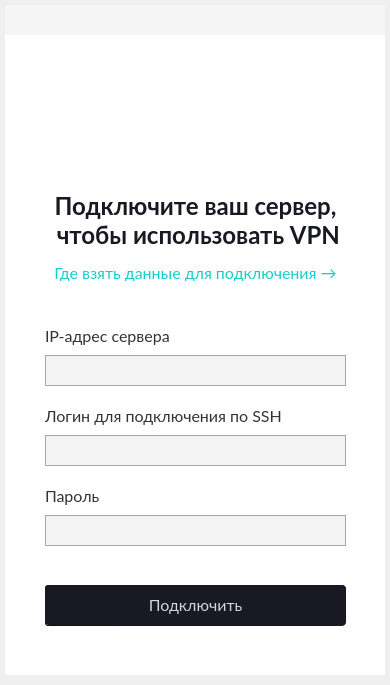
<?xml version="1.0" encoding="UTF-8"?>
<ui version="4.0">
 <class>MainWindow</class>
 <widget class="QMainWindow" name="MainWindow">
  <property name="geometry">
   <rect>
    <x>0</x>
    <y>0</y>
    <width>390</width>
    <height>685</height>
   </rect>
  </property>
  <property name="windowTitle">
   <string/>
  </property>
  <property name="styleSheet">
   <string notr="true">QWidget {
	font: 16px &quot;Lato&quot;;	
	outline: none;
	font-style: normal;
	font-weight: normal;
}

/*----------------------*/

QPushButton {
	border: none;
    color: rgb(216, 216, 216);
}
QPushButton:disabled {
	border: none;
    color: rgb(127, 127, 127);
}

/*----------------------*/

QLabel {
    color: #181922;
}
QLabel:disabled {
	color: #A7A7A7;
}

/*----------------------*/

QMessageBox {
    background-color: #333333;
}
QMessageBox QLabel {
    color: #aaa;
}

/*----------------------*/

QLineEdit {
    border: none;
    border-bottom:2px solid rgb(120, 120, 120);

	color: rgb(140, 140, 140);

	/*font: 13pt &quot;JMH Cthulhumbus&quot;;*/

	background:transparent;

    selection-background-color: darkgray;
}

QLineEdit:focus {
	border-bottom:2px solid rgb(200, 200, 200);
}
QLineEdit[error] {
    border-bottom:2px solid  rgb(213, 40, 60);
	color: rgb(213, 40, 60);
}
QLineEdit:disabled {
    border-bottom:2px solid  rgb(127, 127, 127);
    color: rgb(127, 127, 127);
}


QCheckBox {
    color: rgb(200, 200, 200);

	font: 63 11pt &quot;Open Sans&quot;;
	/*font: 11pt &quot;JMH Cthulhumbus&quot;;*/
    background: transparent;

 
}

QCheckBox::indicator {
min-height: 20px;
min-width: 20px;

border-image: url(:/images/controls/checkbox_unchecked.png) 0 0 0 0 stretch stretch;
}

QCheckBox::indicator:unchecked {
border-image: url(:/images/controls/checkbox_unchecked.png) 0 0 0 0 stretch stretch;
}
QCheckBox::indicator:unchecked:hover {
border-image: url(:/images/controls/checkbox_hover.png);
}

QCheckBox::indicator:checked {
border-image: url(:/images/controls/checkbox_checked.png);

}



QScrollBar:vertical { /* The area behind the scrollbar covering entire height.   */  
    background-color: black;
    opacity: 100;
    width: 7px; /* set width to zero to hide scrollbar entirely. Can look quite clean and scrolling still works with mousewheel.  */
    margin: 0px 0px; /* Takes the height of the buttons + 3 extra pixels to leave some free space between handle and buttons */

}

QScrollBar::handle:vertical { /* The handle you scroll with */
    image-position: center; /* image is used as a small gripper in the center of the scrollbar.. You can also use background-image to use two images  */
    background-color: rgb(200, 200, 200);
    border-radius: 1px;
    min-height: 10px;
}
QScrollBar::handle:vertical:hover { /* state when you hover over the handle */
    background-color: rgb(160, 160, 160);
}
QScrollBar::handle:vertical:pressed { /* state when you hover over the handle */
    background-color: rgb(120, 120, 120);
}
QScrollBar::sub-line:vertical { /* button to scroll up */
    background-color: rgb(240,240,240);
    height: 0px;
    subcontrol-position: top;
    subcontrol-origin: margin;
}

QScrollBar::sub-line:vertical:hover { /* hover state of button to scroll up */
    background-color: rgb(200, 200, 200);
}

QScrollBar::up-arrow:vertical { /* arrow to scroll up with */
    top: 2px;
}

QScrollBar::add-line:vertical  { /* Button to scroll down */
    background-color: rgb(240,240,240);
    height: 0px;
    subcontrol-position: bottom;
    subcontrol-origin: margin;
}
QScrollBar::add-line:vertical:hover { /* hover state of button to scroll down */
    background-color: rgb(200, 200, 200);
}

QScrollBar::down-arrow:vertical { /* arrow to scroll down with */
    bottom: 3px; 
}

QScrollBar::add-page:vertical, QScrollBar::sub-page:vertical {
    background-color: black;
}</string>
  </property>
  <widget class="QWidget" name="centralWidget">
   <property name="styleSheet">
    <string notr="true"/>
   </property>
   <widget class="QWidget" name="widget_main" native="true">
    <property name="geometry">
     <rect>
      <x>5</x>
      <y>5</y>
      <width>380</width>
      <height>670</height>
     </rect>
    </property>
    <property name="styleSheet">
     <string notr="true">QWidget #widget_main {
	background: white;
}
</string>
    </property>
    <widget class="QWidget" name="widget_tittlebar" native="true">
     <property name="geometry">
      <rect>
       <x>0</x>
       <y>0</y>
       <width>380</width>
       <height>30</height>
      </rect>
     </property>
     <property name="mouseTracking">
      <bool>true</bool>
     </property>
     <property name="styleSheet">
      <string notr="true">background: #F5F5F5;
</string>
     </property>
     <widget class="QPushButton" name="pushButton_hide">
      <property name="geometry">
       <rect>
        <x>330</x>
        <y>10</y>
        <width>16</width>
        <height>16</height>
       </rect>
      </property>
      <property name="cursor">
       <cursorShape>PointingHandCursor</cursorShape>
      </property>
      <property name="styleSheet">
       <string notr="true">image: url(:/images/listitembg.png);
image-position: right;
</string>
      </property>
      <property name="text">
       <string/>
      </property>
     </widget>
     <widget class="QPushButton" name="pushButton_close">
      <property name="geometry">
       <rect>
        <x>360</x>
        <y>8</y>
        <width>13</width>
        <height>13</height>
       </rect>
      </property>
      <property name="cursor">
       <cursorShape>PointingHandCursor</cursorShape>
      </property>
      <property name="styleSheet">
       <string notr="true">

QPushButton {
image-position: right;
image: url(:/images/close.png);

	padding:1px;
}
QPushButton:hover {
	padding:0px;
}
</string>
      </property>
      <property name="text">
       <string/>
      </property>
     </widget>
    </widget>
    <widget class="SlidingStackedWidget" name="stackedWidget_main">
     <property name="geometry">
      <rect>
       <x>0</x>
       <y>30</y>
       <width>380</width>
       <height>640</height>
      </rect>
     </property>
     <property name="styleSheet">
      <string notr="true">QStackedWidget#stackedWidget_main{
	background: transparent;
}

QStackedWidget QWidget {
	background: transparent;
}
</string>
     </property>
     <widget class="QWidget" name="page_new_server">
      <widget class="QPushButton" name="pushButton_obhod_logo_2">
       <property name="geometry">
        <rect>
         <x>60</x>
         <y>20</y>
         <width>121</width>
         <height>101</height>
        </rect>
       </property>
       <property name="cursor">
        <cursorShape>PointingHandCursor</cursorShape>
       </property>
       <property name="styleSheet">
        <string notr="true">image: url(:/images/tray/active.png);</string>
       </property>
       <property name="text">
        <string/>
       </property>
       <property name="checkable">
        <bool>true</bool>
       </property>
      </widget>
      <widget class="QPushButton" name="pushButton_obhod_logo_3">
       <property name="geometry">
        <rect>
         <x>190</x>
         <y>40</y>
         <width>131</width>
         <height>71</height>
        </rect>
       </property>
       <property name="cursor">
        <cursorShape>PointingHandCursor</cursorShape>
       </property>
       <property name="styleSheet">
        <string notr="true">image: url(:/images/VPN123.png);</string>
       </property>
       <property name="text">
        <string/>
       </property>
       <property name="checkable">
        <bool>true</bool>
       </property>
      </widget>
      <widget class="QLabel" name="label_2">
       <property name="geometry">
        <rect>
         <x>10</x>
         <y>150</y>
         <width>361</width>
         <height>71</height>
        </rect>
       </property>
       <property name="styleSheet">
        <string notr="true">font-family: Lato;
font-style: normal;
font-weight: bold;
font-size: 24px;
line-height: 25px;</string>
       </property>
       <property name="text">
        <string>Подключите ваш сервер,
 чтобы использовать VPN</string>
       </property>
       <property name="alignment">
        <set>Qt::AlignCenter</set>
       </property>
      </widget>
      <widget class="QLabel" name="label_4">
       <property name="geometry">
        <rect>
         <x>40</x>
         <y>290</y>
         <width>171</width>
         <height>21</height>
        </rect>
       </property>
       <property name="styleSheet">
        <string notr="true">font-family: Lato;
font-style: normal;
font-weight: normal;
font-size: 16px;
line-height: 150%;

/* or 24px */

/* text */
color: #333333;</string>
       </property>
       <property name="text">
        <string>IP-адрес сервера</string>
       </property>
      </widget>
      <widget class="QLabel" name="label_5">
       <property name="geometry">
        <rect>
         <x>40</x>
         <y>370</y>
         <width>261</width>
         <height>21</height>
        </rect>
       </property>
       <property name="styleSheet">
        <string notr="true">font-family: Lato;
font-style: normal;
font-weight: normal;
font-size: 16px;
line-height: 150%;

/* or 24px */

/* text */
color: #333333;</string>
       </property>
       <property name="text">
        <string>Логин для подключения по SSH</string>
       </property>
      </widget>
      <widget class="QLabel" name="label_6">
       <property name="geometry">
        <rect>
         <x>40</x>
         <y>450</y>
         <width>171</width>
         <height>21</height>
        </rect>
       </property>
       <property name="styleSheet">
        <string notr="true">font-family: Lato;
font-style: normal;
font-weight: normal;
font-size: 16px;
line-height: 150%;

/* or 24px */

/* text */
color: #333333;</string>
       </property>
       <property name="text">
        <string>Пароль</string>
       </property>
      </widget>
      <widget class="QLineEdit" name="lineEdit">
       <property name="geometry">
        <rect>
         <x>40</x>
         <y>320</y>
         <width>301</width>
         <height>31</height>
        </rect>
       </property>
       <property name="styleSheet">
        <string notr="true">background: #F4F4F4;

/* grey */
border: 1px solid #A7A7A7;
box-sizing: border-box;</string>
       </property>
      </widget>
      <widget class="QLineEdit" name="lineEdit_2">
       <property name="geometry">
        <rect>
         <x>40</x>
         <y>400</y>
         <width>301</width>
         <height>31</height>
        </rect>
       </property>
       <property name="styleSheet">
        <string notr="true">background: #F4F4F4;

/* grey */
border: 1px solid #A7A7A7;
box-sizing: border-box;</string>
       </property>
      </widget>
      <widget class="QLineEdit" name="lineEdit_3">
       <property name="geometry">
        <rect>
         <x>40</x>
         <y>480</y>
         <width>301</width>
         <height>31</height>
        </rect>
       </property>
       <property name="styleSheet">
        <string notr="true">background: #F4F4F4;

/* grey */
border: 1px solid #A7A7A7;
box-sizing: border-box;</string>
       </property>
      </widget>
      <widget class="QPushButton" name="pushButton_new_server">
       <property name="geometry">
        <rect>
         <x>40</x>
         <y>550</y>
         <width>301</width>
         <height>40</height>
        </rect>
       </property>
       <property name="cursor">
        <cursorShape>PointingHandCursor</cursorShape>
       </property>
       <property name="styleSheet">
        <string notr="true">QPushButton {
	font-size: 13pt;
	font: &quot;Open Sans Semibold&quot;;
	color:rgb(212, 212, 212);
	
background: #181922;
border-radius: 4px;

font-family: Lato;
font-style: normal;
font-weight: normal;
font-size: 16px;
line-height: 21px;

}
</string>
       </property>
       <property name="text">
        <string>Подключить</string>
       </property>
      </widget>
      <widget class="QPushButton" name="pushButton">
       <property name="geometry">
        <rect>
         <x>50</x>
         <y>230</y>
         <width>281</width>
         <height>16</height>
        </rect>
       </property>
       <property name="styleSheet">
        <string notr="true">font-family: Lato;
font-style: normal;
font-weight: normal;
font-size: 16px;
line-height: 20px;

/* or 125% */
display: flex;
align-items: center;
text-align: center;

/* акцент */
color: #15CDCB;</string>
       </property>
       <property name="text">
        <string>Где взять данные для подключения →</string>
       </property>
      </widget>
      <widget class="QProgressBar" name="progressBar">
       <property name="geometry">
        <rect>
         <x>40</x>
         <y>550</y>
         <width>301</width>
         <height>41</height>
        </rect>
       </property>
       <property name="styleSheet">
        <string notr="true">background: #181922;
border-radius: 4px;</string>
       </property>
       <property name="value">
        <number>24</number>
       </property>
       <property name="alignment">
        <set>Qt::AlignCenter</set>
       </property>
       <property name="textVisible">
        <bool>true</bool>
       </property>
       <property name="format">
        <string>Подключение...</string>
       </property>
      </widget>
      <zorder>progressBar</zorder>
      <zorder>pushButton_obhod_logo_2</zorder>
      <zorder>pushButton_obhod_logo_3</zorder>
      <zorder>label_2</zorder>
      <zorder>label_4</zorder>
      <zorder>label_5</zorder>
      <zorder>label_6</zorder>
      <zorder>lineEdit</zorder>
      <zorder>lineEdit_2</zorder>
      <zorder>lineEdit_3</zorder>
      <zorder>pushButton_new_server</zorder>
      <zorder>pushButton</zorder>
     </widget>
     <widget class="QWidget" name="page_init">
      <property name="styleSheet">
       <string notr="true"/>
      </property>
      <widget class="QLabel" name="label_17">
       <property name="geometry">
        <rect>
         <x>0</x>
         <y>200</y>
         <width>380</width>
         <height>25</height>
        </rect>
       </property>
       <property name="text">
        <string>Discovering network...</string>
       </property>
       <property name="alignment">
        <set>Qt::AlignCenter</set>
       </property>
       <property name="wordWrap">
        <bool>true</bool>
       </property>
      </widget>
      <widget class="QLabel" name="label_init_animation">
       <property name="geometry">
        <rect>
         <x>119</x>
         <y>30</y>
         <width>142</width>
         <height>122</height>
        </rect>
       </property>
       <property name="text">
        <string/>
       </property>
       <property name="alignment">
        <set>Qt::AlignCenter</set>
       </property>
       <property name="wordWrap">
        <bool>true</bool>
       </property>
      </widget>
      <widget class="QLabel" name="label_init_message_1">
       <property name="geometry">
        <rect>
         <x>0</x>
         <y>225</y>
         <width>380</width>
         <height>25</height>
        </rect>
       </property>
       <property name="text">
        <string/>
       </property>
       <property name="alignment">
        <set>Qt::AlignCenter</set>
       </property>
       <property name="wordWrap">
        <bool>true</bool>
       </property>
      </widget>
      <widget class="QLabel" name="label_init_message_2">
       <property name="geometry">
        <rect>
         <x>0</x>
         <y>250</y>
         <width>380</width>
         <height>25</height>
        </rect>
       </property>
       <property name="text">
        <string/>
       </property>
       <property name="alignment">
        <set>Qt::AlignCenter</set>
       </property>
       <property name="wordWrap">
        <bool>true</bool>
       </property>
      </widget>
      <widget class="QLabel" name="label_init_message_3">
       <property name="geometry">
        <rect>
         <x>0</x>
         <y>230</y>
         <width>380</width>
         <height>41</height>
        </rect>
       </property>
       <property name="text">
        <string/>
       </property>
       <property name="alignment">
        <set>Qt::AlignCenter</set>
       </property>
       <property name="wordWrap">
        <bool>true</bool>
       </property>
      </widget>
      <widget class="QLabel" name="label_version">
       <property name="geometry">
        <rect>
         <x>270</x>
         <y>670</y>
         <width>91</width>
         <height>31</height>
        </rect>
       </property>
       <property name="styleSheet">
        <string notr="true">/*font: 8pt &quot;JMH Cthulhumbus&quot;;*/
font-size: 10px;

color: rgb(62, 62, 62);
</string>
       </property>
       <property name="text">
        <string>Build v. 1.1
 07 Oct 2020</string>
       </property>
       <property name="alignment">
        <set>Qt::AlignLeading|Qt::AlignLeft|Qt::AlignTop</set>
       </property>
      </widget>
     </widget>
     <widget class="QWidget" name="page_obhod">
      <property name="styleSheet">
       <string notr="true"/>
      </property>
      <widget class="QPushButton" name="pushButton_obhod_logo">
       <property name="geometry">
        <rect>
         <x>0</x>
         <y>0</y>
         <width>380</width>
         <height>200</height>
        </rect>
       </property>
       <property name="cursor">
        <cursorShape>PointingHandCursor</cursorShape>
       </property>
       <property name="styleSheet">
        <string notr="true">image: url(:/images/tray/active.png);</string>
       </property>
       <property name="text">
        <string/>
       </property>
       <property name="checkable">
        <bool>true</bool>
       </property>
      </widget>
      <widget class="QWidget" name="widget" native="true">
       <property name="geometry">
        <rect>
         <x>0</x>
         <y>370</y>
         <width>380</width>
         <height>51</height>
        </rect>
       </property>
       <property name="styleSheet">
        <string notr="true"/>
       </property>
       <widget class="QLabel" name="label_9">
        <property name="geometry">
         <rect>
          <x>53</x>
          <y>10</y>
          <width>15</width>
          <height>15</height>
         </rect>
        </property>
        <property name="styleSheet">
         <string notr="true">image: url(:/images/download.png);</string>
        </property>
        <property name="text">
         <string/>
        </property>
       </widget>
       <widget class="QLabel" name="label_18">
        <property name="geometry">
         <rect>
          <x>311</x>
          <y>10</y>
          <width>15</width>
          <height>15</height>
         </rect>
        </property>
        <property name="styleSheet">
         <string notr="true">image: url(:/images/upload.png);</string>
        </property>
        <property name="text">
         <string/>
        </property>
       </widget>
       <widget class="QLabel" name="label_speed_upload_2">
        <property name="geometry">
         <rect>
          <x>260</x>
          <y>20</y>
          <width>118</width>
          <height>30</height>
         </rect>
        </property>
        <property name="font">
         <font>
          <family>Lato</family>
          <pointsize>12</pointsize>
          <weight>7</weight>
          <italic>false</italic>
          <bold>false</bold>
         </font>
        </property>
        <property name="styleSheet">
         <string notr="true">color: rgb(66, 209, 133);
font: 63 12pt &quot;Lato&quot;;</string>
        </property>
        <property name="text">
         <string>0 Mbps</string>
        </property>
        <property name="alignment">
         <set>Qt::AlignCenter</set>
        </property>
       </widget>
       <widget class="QLabel" name="label_speed_download_2">
        <property name="geometry">
         <rect>
          <x>0</x>
          <y>20</y>
          <width>127</width>
          <height>30</height>
         </rect>
        </property>
        <property name="font">
         <font>
          <family>Lato</family>
          <pointsize>12</pointsize>
          <weight>7</weight>
          <italic>false</italic>
          <bold>false</bold>
         </font>
        </property>
        <property name="styleSheet">
         <string notr="true">color: rgb(65, 113, 214);
font: 63 12pt &quot;Lato&quot;;</string>
        </property>
        <property name="text">
         <string>0 Mbps</string>
        </property>
        <property name="alignment">
         <set>Qt::AlignCenter</set>
        </property>
       </widget>
      </widget>
      <widget class="QPushButton" name="pushButton_blocked_list">
       <property name="geometry">
        <rect>
         <x>20</x>
         <y>550</y>
         <width>341</width>
         <height>40</height>
        </rect>
       </property>
       <property name="cursor">
        <cursorShape>PointingHandCursor</cursorShape>
       </property>
       <property name="styleSheet">
        <string notr="true">QPushButton {
	font-size: 13pt;
	font: &quot;Open Sans Semibold&quot;;
	color:rgb(212, 212, 212);
	
background: #181922;
border-radius: 4px;

font-family: Lato;
font-style: normal;
font-weight: normal;
font-size: 16px;
line-height: 21px;

}
</string>
       </property>
       <property name="text">
        <string>Добавить сайт</string>
       </property>
      </widget>
      <widget class="QPushButton" name="pushButton_settings">
       <property name="geometry">
        <rect>
         <x>340</x>
         <y>10</y>
         <width>31</width>
         <height>31</height>
        </rect>
       </property>
       <property name="cursor">
        <cursorShape>PointingHandCursor</cursorShape>
       </property>
       <property name="styleSheet">
        <string notr="true">image: url(:/images/settings.png);</string>
       </property>
       <property name="text">
        <string/>
       </property>
      </widget>
      <widget class="QPushButton" name="pushButton_connect">
       <property name="geometry">
        <rect>
         <x>150</x>
         <y>200</y>
         <width>80</width>
         <height>40</height>
        </rect>
       </property>
       <property name="styleSheet">
        <string notr="true">QPushButton:!checked {
image: url(:/images/connect_button_disconnected.png);
}

QPushButton:checked {
image: url(:/images/connect_button_connected.png);
}</string>
       </property>
       <property name="text">
        <string/>
       </property>
       <property name="checkable">
        <bool>true</bool>
       </property>
       <property name="checked">
        <bool>false</bool>
       </property>
      </widget>
      <widget class="QLabel" name="label_status_2">
       <property name="geometry">
        <rect>
         <x>0</x>
         <y>250</y>
         <width>380</width>
         <height>31</height>
        </rect>
       </property>
       <property name="styleSheet">
        <string notr="true">font-family: &quot;Lato&quot;;

font-style: normal;
font-weight: 600;
font-size: 15px;

color: #181922;
</string>
       </property>
       <property name="text">
        <string>Подключено</string>
       </property>
       <property name="alignment">
        <set>Qt::AlignCenter</set>
       </property>
      </widget>
      <widget class="QLabel" name="label">
       <property name="geometry">
        <rect>
         <x>20</x>
         <y>424</y>
         <width>341</width>
         <height>1</height>
        </rect>
       </property>
       <property name="styleSheet">
        <string notr="true">background-image: url(:/images/Line.png);</string>
       </property>
       <property name="text">
        <string/>
       </property>
      </widget>
      <widget class="QLabel" name="label_status_3">
       <property name="geometry">
        <rect>
         <x>20</x>
         <y>450</y>
         <width>281</width>
         <height>31</height>
        </rect>
       </property>
       <property name="styleSheet">
        <string notr="true">font-family: &quot;Lato&quot;;

font-style: normal;
font-weight: 600;
font-size: 15px;

color: #181922;

</string>
       </property>
       <property name="text">
        <string>Как использовать VPN</string>
       </property>
       <property name="alignment">
        <set>Qt::AlignLeading|Qt::AlignLeft|Qt::AlignVCenter</set>
       </property>
      </widget>
      <widget class="QRadioButton" name="radioButton">
       <property name="geometry">
        <rect>
         <x>20</x>
         <y>490</y>
         <width>341</width>
         <height>19</height>
        </rect>
       </property>
       <property name="text">
        <string>Для всех соеднинений</string>
       </property>
      </widget>
      <widget class="QRadioButton" name="radioButton_2">
       <property name="geometry">
        <rect>
         <x>20</x>
         <y>520</y>
         <width>341</width>
         <height>19</height>
        </rect>
       </property>
       <property name="text">
        <string>Для определённых сайтов</string>
       </property>
      </widget>
     </widget>
     <widget class="QWidget" name="page_sites">
      <property name="styleSheet">
       <string notr="true">
QListView {
    outline: 0;
    background: transparent;
    border: none;

	gridline-color: darkgray;
}

QListView::item
{
  padding-left: 5px;
    border: none;
color: #181922;

}

QListView::item:disabled
{
  padding-left: 5px;
    border: none;
color: #181922;
}

QListView::item:selected {
    border: none;
background: rgba(167, 167, 167, 0.1);
color: #181922;
}</string>
      </property>
      <widget class="QListView" name="listView_sites">
       <property name="geometry">
        <rect>
         <x>0</x>
         <y>0</y>
         <width>381</width>
         <height>0</height>
        </rect>
       </property>
       <property name="cursor" stdset="0">
        <cursorShape>PointingHandCursor</cursorShape>
       </property>
       <property name="editTriggers">
        <set>QAbstractItemView::NoEditTriggers</set>
       </property>
      </widget>
      <widget class="QPushButton" name="pushButton_back_from_sites">
       <property name="geometry">
        <rect>
         <x>10</x>
         <y>0</y>
         <width>381</width>
         <height>25</height>
        </rect>
       </property>
       <property name="cursor">
        <cursorShape>PointingHandCursor</cursorShape>
       </property>
       <property name="styleSheet">
        <string notr="true">QPushButton {
	image: url(:/images/arrow_right.png);
	image-position: left;
	text-align: left;
    /*font: 17pt &quot;Ancient&quot;;*/

	padding: 1px;
	image: url(:/images/arrow_left.png);
}
QPushButton:hover {
	padding: 0px;
}

</string>
       </property>
       <property name="text">
        <string>        Back</string>
       </property>
      </widget>
      <widget class="QLabel" name="label_20">
       <property name="geometry">
        <rect>
         <x>10</x>
         <y>0</y>
         <width>360</width>
         <height>0</height>
        </rect>
       </property>
       <property name="text">
        <string>List of most popular prohibited sites</string>
       </property>
       <property name="alignment">
        <set>Qt::AlignCenter</set>
       </property>
       <property name="wordWrap">
        <bool>true</bool>
       </property>
      </widget>
      <widget class="QLabel" name="label_sites_add_custom">
       <property name="enabled">
        <bool>true</bool>
       </property>
       <property name="geometry">
        <rect>
         <x>19</x>
         <y>50</y>
         <width>341</width>
         <height>41</height>
        </rect>
       </property>
       <property name="styleSheet">
        <string notr="true">font-family: Lato;
font-style: normal;
font-weight: bold;
font-size: 20px;
line-height: 25px;

/* or 125% */

/* black */
color: #181922;</string>
       </property>
       <property name="text">
        <string>Эти сайты будут открываться через VPN</string>
       </property>
       <property name="alignment">
        <set>Qt::AlignLeading|Qt::AlignLeft|Qt::AlignVCenter</set>
       </property>
       <property name="wordWrap">
        <bool>true</bool>
       </property>
      </widget>
      <widget class="QListView" name="listView_sites_custom">
       <property name="geometry">
        <rect>
         <x>20</x>
         <y>200</y>
         <width>341</width>
         <height>361</height>
        </rect>
       </property>
       <property name="cursor" stdset="0">
        <cursorShape>PointingHandCursor</cursorShape>
       </property>
       <property name="editTriggers">
        <set>QAbstractItemView::NoEditTriggers</set>
       </property>
      </widget>
      <widget class="QLineEdit" name="lineEdit_sites_add_custom">
       <property name="geometry">
        <rect>
         <x>20</x>
         <y>150</y>
         <width>281</width>
         <height>31</height>
        </rect>
       </property>
       <property name="font">
        <font>
         <family>Lato</family>
         <pointsize>-1</pointsize>
         <weight>50</weight>
         <italic>false</italic>
         <bold>false</bold>
        </font>
       </property>
       <property name="styleSheet">
        <string notr="true">background: #FFFFFF;

/* grey */
border: 1px solid #A7A7A7;
box-sizing: border-box;</string>
       </property>
       <property name="text">
        <string/>
       </property>
       <property name="alignment">
        <set>Qt::AlignCenter</set>
       </property>
       <property name="placeholderText">
        <string>Например, rutor.org или 17.21.111.8</string>
       </property>
      </widget>
      <widget class="QPushButton" name="pushButton_sites_add_custom">
       <property name="enabled">
        <bool>true</bool>
       </property>
       <property name="geometry">
        <rect>
         <x>310</x>
         <y>150</y>
         <width>51</width>
         <height>31</height>
        </rect>
       </property>
       <property name="cursor">
        <cursorShape>PointingHandCursor</cursorShape>
       </property>
       <property name="styleSheet">
        <string notr="true">/* black */
background: #181922;
border-radius: 4px;
font-size: 18pt;</string>
       </property>
       <property name="text">
        <string>+</string>
       </property>
      </widget>
      <widget class="QPushButton" name="pushButton_sites_delete_custom">
       <property name="enabled">
        <bool>true</bool>
       </property>
       <property name="geometry">
        <rect>
         <x>90</x>
         <y>584</y>
         <width>201</width>
         <height>21</height>
        </rect>
       </property>
       <property name="cursor">
        <cursorShape>PointingHandCursor</cursorShape>
       </property>
       <property name="styleSheet">
        <string notr="true">color: #181922;</string>
       </property>
       <property name="text">
        <string>Удалить выбранный</string>
       </property>
      </widget>
      <widget class="QLabel" name="label_3">
       <property name="geometry">
        <rect>
         <x>20</x>
         <y>115</y>
         <width>311</width>
         <height>21</height>
        </rect>
       </property>
       <property name="styleSheet">
        <string notr="true">font-family: Lato;
font-style: normal;
font-weight: normal;
font-size: 16px;
line-height: 150%;

/* identical to box height, or 24px */

/* text */
color: #333333;</string>
       </property>
       <property name="text">
        <string>Адрес сайта или ip-адрес</string>
       </property>
      </widget>
     </widget>
    </widget>
   </widget>
  </widget>
 </widget>
 <layoutdefault spacing="6" margin="11"/>
 <customwidgets>
  <customwidget>
   <class>SlidingStackedWidget</class>
   <extends>QStackedWidget</extends>
   <header>ui/Controls/SlidingStackedWidget.h</header>
   <container>1</container>
  </customwidget>
 </customwidgets>
 <resources/>
 <connections/>
</ui>
